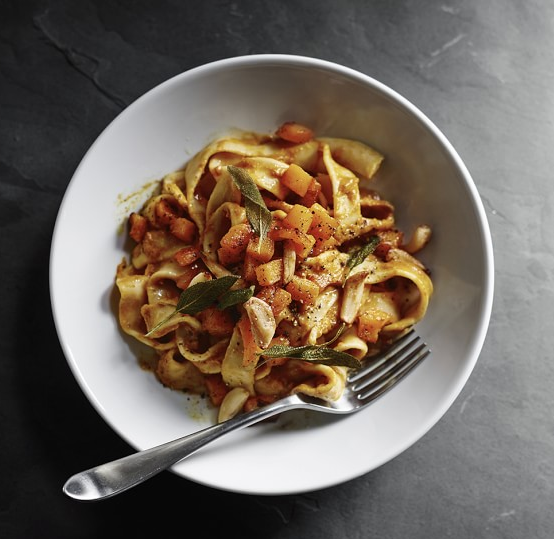
#> input picture server/newImage.png, 554 x 539 px
$ python test.py   (older library calls are emulated)
#> lines starting #> are read from the running program, lines starting #| are printed output that depends on the picture; after the words box and inside, x2 and y2 are one past the last pixel; in counts of white or black regions, pixels touching at a corner belong together
import cv2
import numpy as np
from collections import Counter

AREA_ERR = 1000

def most_frequent(List):
    occurence_count = Counter(List)
    return occurence_count.most_common(1)[0][0]

img = cv2.imread("newImage.png", cv2.IMREAD_GRAYSCALE)
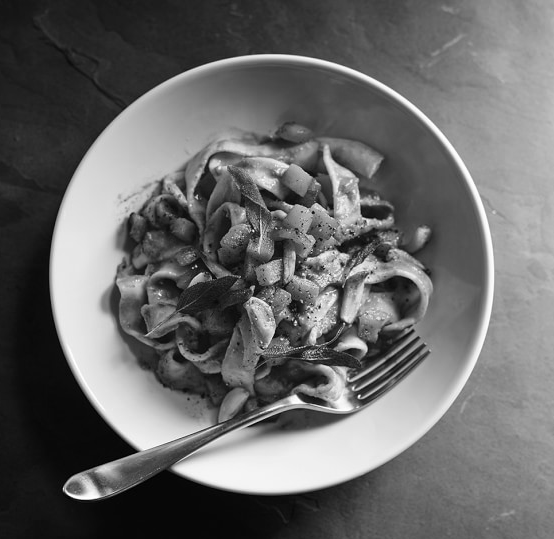
#> img: shape (539, 554); min 0, max 255, mean 104.7
# img = cv2.imread("newImage.png")

t = 200

# [11 lines of commented-out code are left out]
_, threshold = cv2.threshold(img, 240, 255, cv2.THRESH_BINARY)
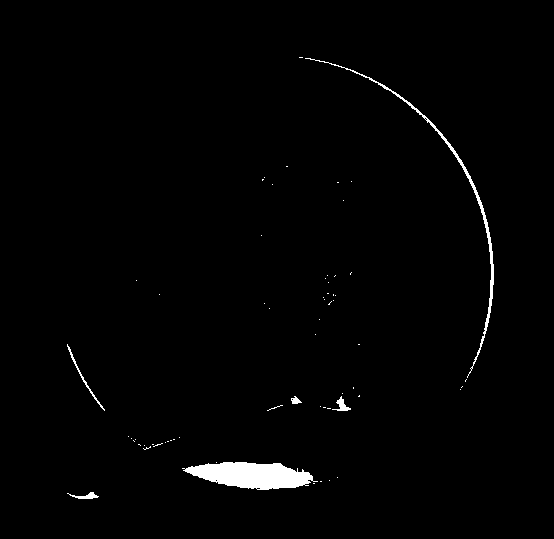
#> threshold: shape (539, 554); 1.4% white; 63 white regions (57 under 20 px)
_, contours, _ = cv2.findContours(threshold, cv2.RETR_TREE, cv2.CHAIN_APPROX_SIMPLE)
#> contours = 69 contours, 63 with area under 20; largest, box (x1, y1, x2, y2) and area: (182, 462, 318, 490) 2346, (305, 58, 494, 378) 648, (332, 396, 351, 411) 80, (67, 344, 105, 411) 78, (67, 492, 99, 499) 68, (291, 396, 302, 404) 39

height, width = img.shape
#> height = 539; width = 554
img_area = height * width
#> img_area = 298606

shapes = []
for cnt in contours:
    area = cv2.contourArea(cnt)

    # ignore noise
    if area < 1000:
        continue

    # avoid whole img contour
    if abs(img_area - area) < 2000:
        continue

    approx = cv2.approxPolyDP(cnt, 0.01*cv2.arcLength(cnt, True), True)
    cv2.drawContours(img, [approx], 0, (0), 5)
    x = approx.ravel()[0]
    y = approx.ravel()[1]

    if len(approx) == 3:
        shape = 'Triangle'
    elif len(approx) == 4:
        shape = 'Rectangle'
    elif len(approx) == 5:
        shape = 'Pentagon'
    elif 6 < len(approx) < 15:
        shape = 'Ellipse'
    else:
        shape = 'Circle'
    shapes.append(shape)
#> this loop made 69 passes
#> (area, x, y, shape) on pass 6: (2346.5, 182, 468, 'Ellipse')
#> area on passes 1, 28, 29, 38: 68.5, 79.5, 39, 78
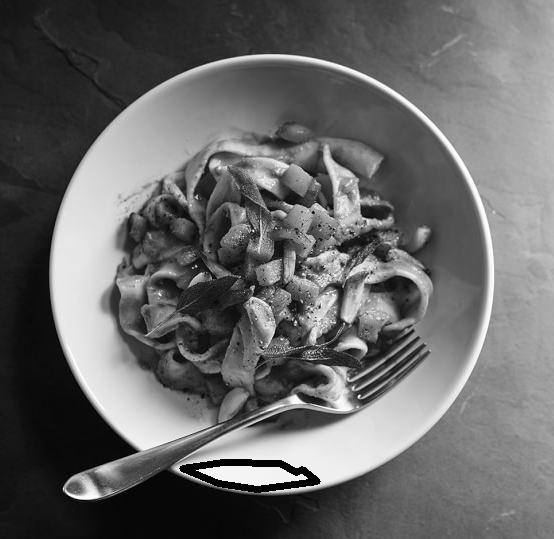
#> img: shape (539, 554); 0.64% of pixels changed, all inside (x1, y1, x2, y2) = (179, 459, 321, 493)
#> after the loop, shapes = ['Ellipse']
print(shapes)
#| ['Ellipse']

cv2.imshow('hi', img)
cv2.waitKey()

print(most_frequent(shapes))
#> in most_frequent, `occurence_count = Counter(List)`: occurence_count = {'Ellipse': 1}
#| Ellipse
